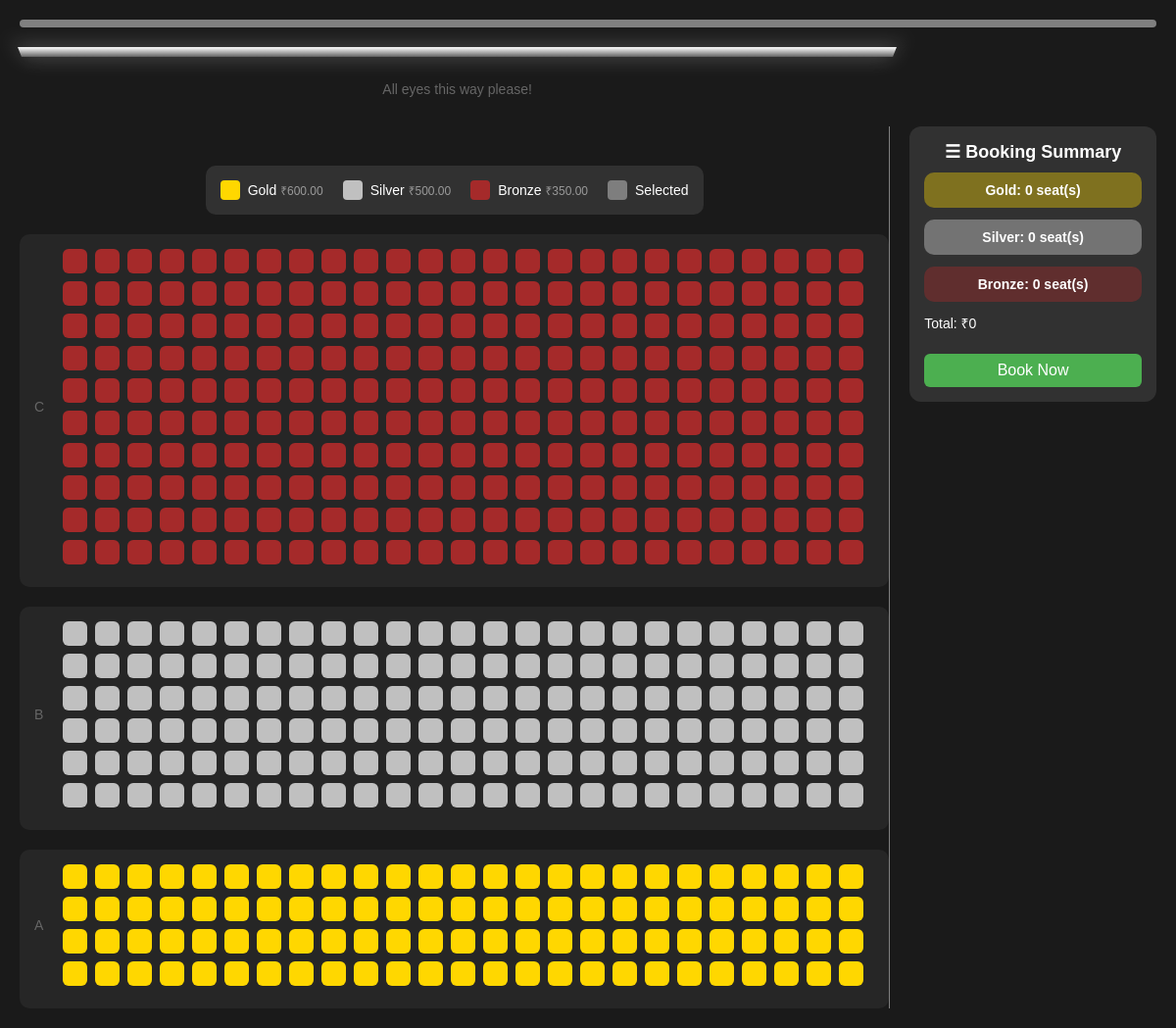
The app's page /Bookings/book_show/15 (signed in) with its own data.
### Bookings/models.py (models this page shows, shortened)
class Theatre(models.Model):
    name = models.CharField(max_length = 20)
    location = models.TextField()
    capacity = models.IntegerField()
    gold_seats = models.IntegerField()
    gold_price = models.DecimalField(decimal_places=2 , max_digits=6)
    silver_seats = models.IntegerField()
    silver_price = models.DecimalField(decimal_places=2, max_digits=6)
    bronze_seats = models.IntegerField()
    bronze_price = models.DecimalField(decimal_places = 2 , max_digits=6)
    image = models.ImageField(upload_to='Movies/static/uploads/')
    owner = models.ForeignKey(AppUser , on_delete=models.CASCADE)

### Bookings/views.py (the view)
# urls.py: path('book_show/<int:theatre_id>' , views.book_show , name='book_show')
@login_required
def book_show(request , theatre_id):
    theatre = Theatre.objects.get(id=theatre_id)
    data = {
    'theatre': theatre,
    'gold_range': range(theatre.gold_seats),
    'silver_range': range(theatre.silver_seats),
    'bronze_range': range(theatre.bronze_seats),
}
    return render(request , 'theatre.html',context=data)

### Bookings/templates/theatre.html (shortened to what this page needs)
<!DOCTYPE html>
<html lang="en">
  <head>
  </head>
  <body>
    <button
      class="back-button"
      onclick="window.history.back()"
      aria-label="Go back"
    >
    </button>
    <div class="screen-container">
      <div class="screen"></div>
      <div class="screen-text">All eyes this way please!</div>
    </div>
    <div class="main-content">
      <div class="seating-layout">
        <div class="tier">
          <div class="row">
            <div class="row-label">A</div>
            <div class="seats">
              {% for i in gold_range %}
              <div
                class="seat premium-seat"
                data-row="A"
                data-seat="{{ i|add:1 }}"
                data-price="{{theatre.gold_price}}"
                data-tier="Gold"
              ></div>
              {% endfor %}
            </div>
          </div>
        </div>
        <div class="tier">
          <div class="row">
            <div class="row-label">B</div>
            <div class="seats">
              {% for i in silver_range %}
              <div
                class="seat gold-seat"
                data-row="B"
                data-seat="{{i|add:1}}"
                data-price="{{theatre.silver_price}}"
                data-tier="Silver"
              ></div>
              {% endfor %}
            </div>
          </div>
        </div>
        <div class="tier">
          <div class="row">
            <div class="row-label">C</div>
            <div class="seats">
              {% for i in bronze_range %}
              <div
                class="seat basic-seat"
                data-row="C"
                data-seat="{{i|add:1}}"
                data-price="{{theatre.bronze_price}}"
                data-tier="Bronze"
              ></div>
              {% endfor %}
            </div>
          </div>
        </div>
        <div class="legend">
          <div class="legend-item">
            <div class="legend-box premium-seat"></div>
            <span
              >Gold <span class="price-tag">₹{{theatre.gold_price}}</span></span
            >
          </div>
          <div class="legend-item">
            <div class="legend-box gold-seat"></div>
            <span
              >Silver
              <span class="price-tag">₹{{theatre.silver_price}}</span></span
            >
          </div>
          <div class="legend-item">
            <div class="legend-box basic-seat"></div>
            <span
              >Bronze
              <span class="price-tag">₹{{theatre.bronze_price}}</span></span
            >
          </div>
          <div class="legend-item">
            <div
              class="legend-box"
              style="background-color: #ccc; opacity: 0.5"
            ></div>
            <span>Selected</span>
          </div>
        </div>
      </div>
      <div class="sticky-summary" id="summaryPanel">
        <div class="summary-header" onclick="toggleSummary()">
          ☰ Booking Summary
        </div>
        <div class="summary-content" id="summaryContent">
          <div id="goldSummary">Gold: 0 seat(s)</div>
          <div id="silverSummary">Silver: 0 seat(s)</div>
          <div id="bronzeSummary">Bronze: 0 seat(s)</div>
          <div class="total-price">
            Total: ₹<span id="total-amount">0</span>
          </div>
        <a href="{% url 'booking_home' %}">
            <button class="book-btn" onclick="confirmBooking()">Book Now</button>
        </a>
        </div>
      </div>
    </div>
  </body>
</html>

### Bookings/templates/theatre.html (style rules this page uses)
body { background-color: #1a1a1a; color: white; font-family: Arial, sans-serif; margin: 0; padding: 20px; display: flex; flex-direction: column; align-items: stretch; }
.main-content { display: flex; width: 100%; max-width: 1300px; margin: auto; gap: 20px; }
.screen-container { width: 77%; display: flex; flex-direction: column; align-items: center; margin-bottom: 30px; }
.screen { width: 100%; height: 10px; background: linear-gradient(to bottom, #fff, #666); margin-bottom: 15px; transform: perspective(200px) rotateX(-10deg); box-shadow: 0 0 20px rgba(255, 255, 255, 0.3); }
.screen-text { color: #666; font-size: 14px; margin-top: 10px; }
.seating-layout { flex: 4; display: flex; flex-direction: column-reverse; justify-content: center; align-items: center; gap: 20px; border-right: 1px solid gray; }
.tier { flex: 1; display: flex; flex-direction: column; align-items: center; justify-content: center; gap: 15px; background-color: rgba(255, 255, 255, 0.05); padding: 15px; border-radius: 10px; }
.row { display: flex; gap: 8px; margin-bottom: 8px; justify-content: center; }
.row-label { width: 30px; display: flex; align-items: center; justify-content: center; color: #666; font-size: 14px; }
.seats { display: flex; flex-wrap: wrap; gap: 8px; justify-content: center; }
.seat { width: 25px; height: 25px; border-radius: 6px; display: flex; align-items: center; justify-content: center; cursor: pointer; font-size: 11px; transition: all 0.2s ease; color: #333; }
.premium-seat { background-color: #ffd700; }
.gold-seat { background-color: silver; }
.basic-seat { background-color: brown; }
.legend { display: flex; gap: 20px; margin-top: 40px; padding: 15px; background-color: rgba(255, 255, 255, 0.1); border-radius: 10px; justify-content: center; }
.legend-item { display: flex; align-items: center; gap: 8px; font-size: 14px; }
.legend-box { width: 20px; height: 20px; border-radius: 4px; }
.price-tag { font-size: 12px; color: #999; }
.sticky-summary { flex: 1; background-color: rgba(255, 255, 255, 0.1); color: white; padding: 15px; border-radius: 12px; height: fit-content; align-self: flex-start; position: sticky; top: 20px; }
.summary-header { font-weight: bold; font-size: 18px; margin-bottom: 10px; text-align: center; cursor: pointer; }
.summary-content { font-size: 14px; }
.summary-content div { margin-bottom: 12px; }
#goldSummary { background-color: rgba(255, 217, 0, 0.377); padding: 10px; text-align: center; border-radius: 10px; color: white; font-weight: 600; }
#silverSummary { background-color: rgba(192, 192, 192, 0.458); padding: 10px; text-align: center; border-radius: 10px; color: white; font-weight: 600; }
#bronzeSummary { background-color: rgba(165, 42, 42, 0.403); padding: 10px; text-align: center; border-radius: 10px; color: white; font-weight: 600; }
.book-btn { background-color: #4caf50; color: white; padding: 8px 16px; font-size: 16px; border: none; border-radius: 6px; cursor: pointer; margin-top: 10px; width: 100%; }
.back-button { position: sticky; top: 10px; left: 5px; width: 100%; margin: auto; overflow: hidden; display: inline-block; padding: 4px 8px; background-color: gray; color: #333; border: none; border-radius: 5px; z-index: 5; cursor: pointer; transition: all 0.3s ease; font-family: Arial, sans-serif; text-decoration: none; margin-bottom: 20px; }

### records on screen
Theatre: gold_price "600.00", silver_price "500.00", bronze_price "350.00"
